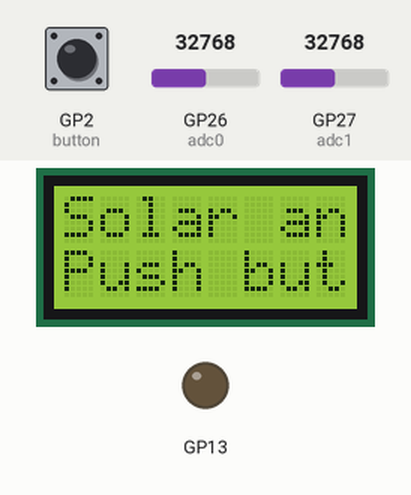
This program was run on a simulated Raspberry Pi Pico running MicroPython. On the bench: 8×2 character LCD, output pins drawn as LEDs (lit = HIGH). The test bench sets the inputs (shaded band); at power-on: GP2 (button) HIGH, GP26 (adc0) = 32768, GP27 (adc1) = 32768 (analog values on the 0–65535 scale). Library files of the repository ran but are not shown: lcdlib.py; pins used as bus, display or sensor lines are not drawn; what the program prints to the serial console is not drawn.

Above: at 1.3 s.
1.4 s: GP2 (button) pulled LOW for 0.15 s
At 1.96 s:
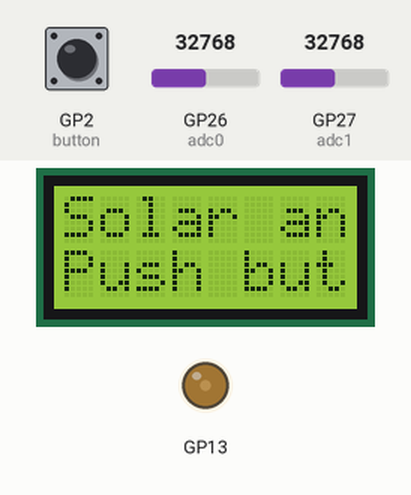
2.1 s: GP26 (adc0) set to 14208
At 4.5 s:
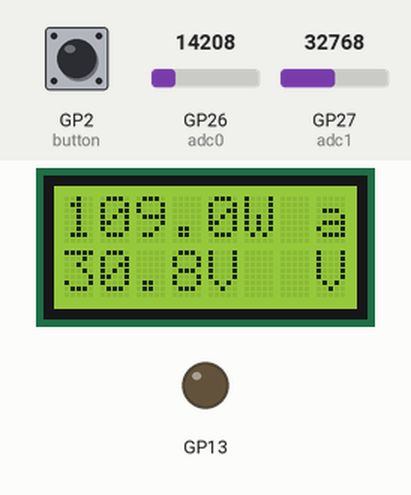
4.8 s: GP26 (adc0) set to 12320
6.3 s: GP2 (button) pulled LOW for 1 s
At 6.86 s:
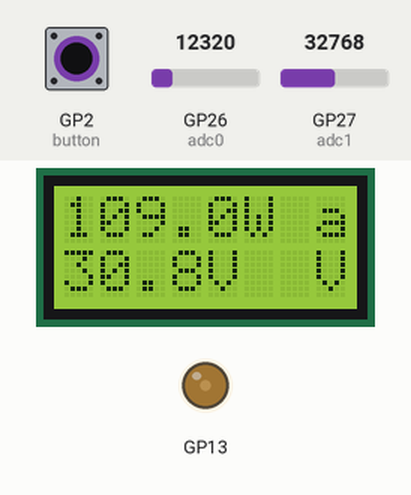
7.9 s: GP27 (adc1) set to 34064
At 9.6 s:
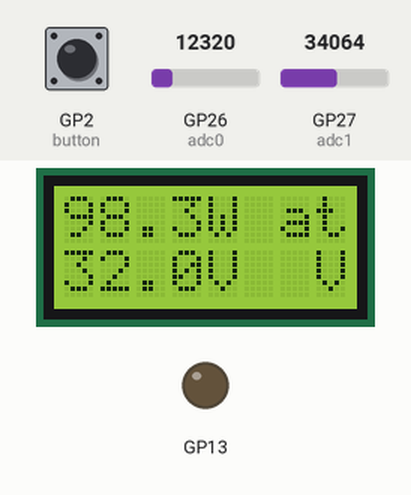
9.9 s: GP27 (adc1) set to 35376
Timing chart, 0 to 12.4 s (numbered marks = the images above; inputs shaded):
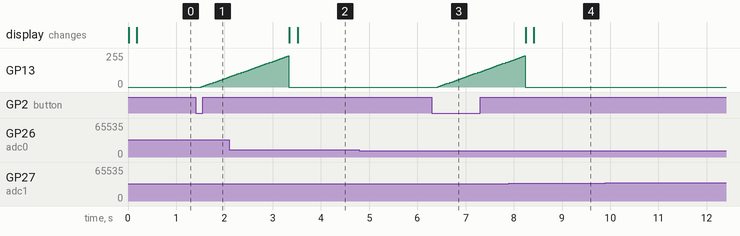

Measured:
- after the input at 1.4 s, GP13: moves from 0/255 to 73/255 over 0.55 s, starting after 0.12 s
- after the input at 4.8 s, every drawn part: stays the same
- after the input at 6.3 s, GP13: moves from 0/255 to 191/255 over 1.5 s, starting after 0.12 s
- after the input at 9.9 s, every drawn part: stays the same

The program:

solar_analyser_05.py
```python
''' Class PWMc allows setting of PWM 0 to 1   (0 to 100%)
    and changing frequency while keeping PWM value'''

from pwmc import PWMc
from machine import PWM, Pin, ADC, I2C
import time

from lcdlib import CharLCD

lcd = CharLCD(rs=16, en=17, d4=18, d5=19, d6=20, d7=21,
				  cols=8, rows=2)
# ADC
a0 = Pin(26, Pin.IN)				  # this is needed to turn input to high impedance
a1 = Pin(27, Pin.IN)				  # this is needed to turn input to high impedance
a2 = Pin(28, Pin.IN)
adc0 = ADC(0)		# Pin 31           Current I2
adc1 = ADC(1)		# Pin 32           Voltage V2
adc2 = ADC(2)       # Pin 34
i2c_channel = 0
sclpin = 9
sdapin = 8
i2c = I2C(i2c_channel, scl=Pin(sclpin), sda=Pin(sdapin))

dac_pin = 13

# button:
button = Pin(2, Pin.IN, Pin.PULL_UP)

#-----------------------------------------------------------

class CurrentSink(PWMc):
    def __init__(self, pin, Rs = 0.22, freq = 1E6):
        self.pwm = PWM(Pin(pin))
        self.pwm.freq(int(freq))
        self.pwm.duty_u16(0)
        self.Rs = Rs
        self.ki = .9191176

    def set_dac(self, v):
        self.set_pwm(v/3.3)

    def set_current(self, I):
        self.set_dac(self.Rs * I * self.ki)

#----------------------------------------------------------
def get_voltage(nb_mean = 5, k = 18.67):
    v = 0
    for i in range(0, nb_mean):
        v += adc1.read_u16()
    v = v/nb_mean * (3.3 / 65535)
    v = v * k
    return v

def get_current(nb_mean = 5, k = .22 * .9191176):
    v = 0
    for i in range(0, nb_mean):
        v += adc0.read_u16()
    v = v/nb_mean * (3.3 / 65535)
    v = v / k
    return v

def set_and_measure(I):
    # sets I and returns measured voltage and current
    cs.set_current(I)
    time.sleep(0.005)
    v = get_voltage(nb_mean = 5)
    i = get_current()
    return v, i

def set_and_print_IVP(I):
    # sets I, prints measured voltage, current, power
    cs.set_current(I)
    time.sleep(0.005)
    v = get_voltage(nb_mean = 5)
    i = get_current()
    p = v * i
    print(i, 'A\t', v, 'V\t',  p, 'W')

def lcd_values(V0, Pmax, Imax, Vmax):
    v0s = '%2.1fV' % V0
    pmaxs = '%3.1fW' % Pmax
    imaxs = '%2.1fA' % Imax
    vmaxs = '%2.1fV' % Vmax
    lcd.clear()
    lcd.message(pmaxs +" at " + imaxs)
    lcd.set_cursor(0, 1)
    lcd.message(vmaxs + "  V0="+ v0s)

def lcd_greeting():
    lcd.message("Solar analizer 4")
    lcd.set_cursor(0,1)
    lcd.message("Push button")

#--------------------------------------------------------

cs = CurrentSink(dac_pin, Rs = 0.22, freq = 1E6)

def measure_MPP(Imax_mA = 15100, Istep_mA = 100):


    Pmax = 0
    Vmax = 0
    Imax = 0

    # Get V0
    V0, I0 = set_and_measure(0)

    print("I", '\t',  "V", '\t', "P",  '\t', "Im", '\t' , "Pm" )

    # Range in mA to avoid floating point
    for i in range(0, Imax_mA, Istep_mA):
        I = i/1000
        v, Im = set_and_measure(I)
        P = v * I
        Pm = v * Im
        print(I,'\t',  v,'\t', P, '\t', Im,'\t', Pm)
        if P > Pmax:
            Pmax = Pm
            Vmax = v
            Imax = Im
        #time.sleep(0.01)
        if v < 2.5:
            break
    set_and_measure(0)

    print('#')
    print('# V0 = %2.2f V' % V0)
    print('#')
    print('# Pmax = %3.1f W' % Pmax)
    print('# Vmax = %2.2f V' % Vmax)
    print('# Imax = %2.2f A' % Imax)

    lcd_values(V0, Pmax, Imax, Vmax)

def main_loop():
    while True:
        #measure_MPP()
        if button.value() == 0:
            time.sleep(0.1)
            measure_MPP(Istep_mA = 50)
            time.sleep(1)

#-------------------------------------------------------

# set_and_print_IVP(0)


if __name__ == '__main__':
    lcd_greeting()
    #measure_MPP(Istep_mA = 500)
    main_loop()
```

pwmc.py
```python
''' Class PWMc allows setting of PWM 0 to 1   (0 to 100%)
    and changing frequency while keeping PWM value'''

from machine import PWM, Pin

class PWMc:
    def __init__(self, pin, freq = 5000):
        # set PWM pin + frequency
        self.pwm = PWM(Pin(pin))
        self.pwm.freq(int(freq))
        self.pwm.duty_u16(0)


    def set_pwm(self, value):
        # set PWM value 0.0 to  1.0, returns integer value 0...65535 corresponding to PWM
        self.value = value                 # remember last value
        pwmval = int(65535 * value)
        if pwmval > 65535: pwmval = 65535
        if pwmval < 0: pwmval = 0
        self.pwm.duty_u16(pwmval)
        return pwmval


    def set_freq(self, freq):
        # set new PWM frequency without changing the PWM value, returns frequency
        self.pwm.freq(int(freq))
        self.set_pwm(self.value)
        return self.pwm.freq()

    def stop(self):
        # deinit PWM
        self.set_pwm(0)
        self.pwm.deinit()


if __name__ == '__main__':
    print("Start PWM on GPIO 3, 200kHz, 60%")
    pw = PWMc(3, freq= 200E3)
    pw.set_pwm(0.6)

    import time
    time.sleep(2)

    print("Setting frequency to 1MHz")
    f = pw.set_freq(1000E3)
    print(f, "Hz")

    time.sleep(2)

    print("Setting PWM to 20%")
    d = pw.set_pwm(0.2)
    print(d ,"/ 65535")

    time.sleep(2)

    print("PWM stopped")
    pw.stop()
```
